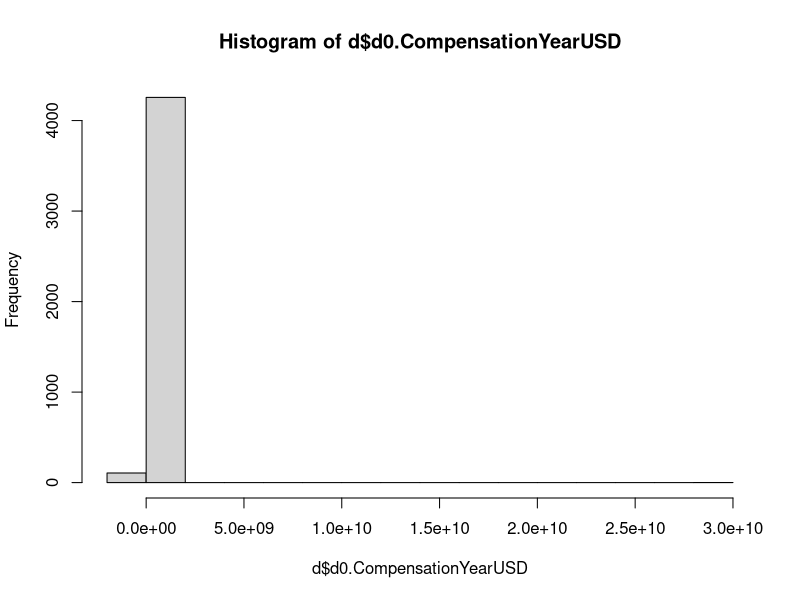
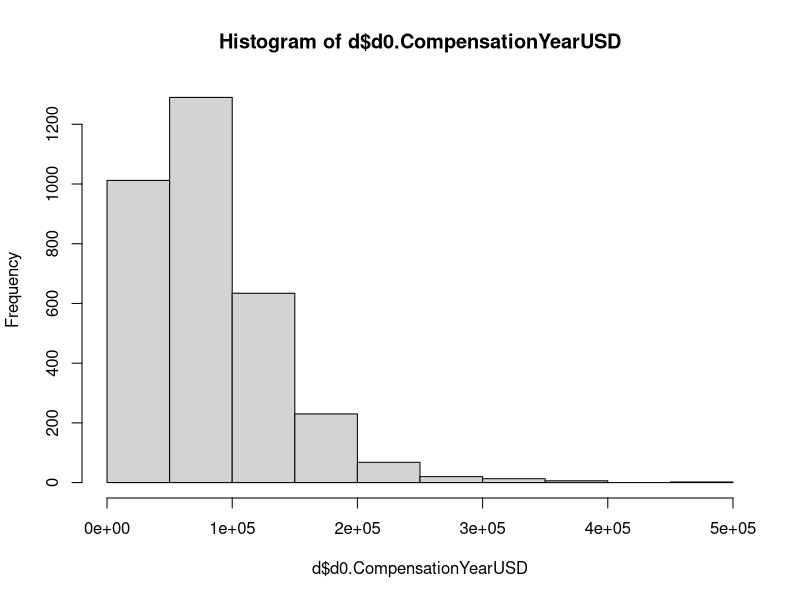

Write the R code that produced these figures, in order. (Note: this script raises an error after producing the figures.)
## ---- chunk 1
knitr::opts_chunk$set(echo = TRUE)
## ---- chunk 2
d0 <- read.csv("../Data/DataScienceData.csv")
## ---- chunk 3
d <- data.frame(d0$FormalEducation, d0$CompensationYearUSD, d0$Tenure)
d <- na.omit(d)
unique(d$d0.FormalEducation)
## ---- chunk 4
hist(d$d0.CompensationYearUSD)
max(d$d0.CompensationYearUSD)
mean(d$d0.CompensationYearUSD)
mean(d$d0.CompensationYearUSD[d$d0.FormalEducation=="Bachelor's degree"])
## ---- chunk 5
d <- d[d$d0.CompensationYearUSD < 500000,]
d <- d[d$d0.CompensationYearUSD > 20000,]
hist(d$d0.CompensationYearUSD)
## ---- chunk 6
mean(d$d0.CompensationYearUSD)
sd(d$d0.CompensationYearUSD)
mean(d$d0.CompensationYearUSD[d$d0.FormalEducation=="Bachelor's degree"])
## ---- chunk 7
unique(d$d0.FormalEducation)

"bachelor's"
bach = d[d$d0.FormalEducation=="Bachelor's degree",]
nrow(bach)
m_bachelor <- mean(bach$d0.CompensationYearUSD)
sd(bach$d0.CompensationYearUSD)

"master's"
mas = d[d$d0.FormalEducation=="Master's degree",]
nrow(mas)
m_master <- mean(mas$d0.CompensationYearUSD)
sd(mas$d0.CompensationYearUSD)

"doctorate"
doc = d[d$d0.FormalEducation=="Doctoral degree",]
nrow(doc)
m_doctor <- mean(doc$d0.CompensationYearUSD)
sd(doc$d0.CompensationYearUSD)

"professional"
prof = d[d$d0.FormalEducation=="Professional degree",]
nrow(prof)
m_professional <- mean(prof$d0.CompensationYearUSD)
sd(prof$d0.CompensationYearUSD)


groupmeans = c(m_bachelor, m_master, m_doctor, m_professional)
groupmeans
## ---- chunk 8
d <- d[d$d0.FormalEducation != "I did not complete any formal education past high school",]
d <- d[d$d0.FormalEducation != "Some college/university study without earning a bachelor's degree",]
d <- d[d$d0.FormalEducation != "I prefer not to answer",]

## ---- chunk 9
set.seed(3)
n = 700
n2 = 1530
n3 = 800

m1 = 50000
m2 = 60000
m3 = 70000

s1 = 50000
s2 = 55000
s3 = 60000

reps=1000
pvalues=data.frame(p12=rep(NA,reps),p13=rep(NA,reps),p23=rep(NA,reps))
for(i in 1:reps){
  x1=rnorm(n,m1,s1)
  x2=rnorm(n2,m2,s2)
  x3=rnorm(n3,m3,s3)
  pvalues$p12[i]=t.test(x1,x2,var.equal=F)$p.value
  pvalues$p13[i]=t.test(x1,x3,var.equal=F)$p.value
  pvalues$p23[i]=t.test(x2,x3,var.equal=F)$p.value
}

# This creates a dataframe with a TRUE or FALSE value for each pairwise test indicating if it rejected
# as well as a column indicating if any one test rejected
reject = data.frame(pvalues < 0.05, any.rejection=apply(pvalues<0.05, 1, any))

# This calculates the mean TRUE entries in each column (proportion of rejections) and shows a given number of decimal places for the results
results = apply(reject,2,mean)
dec = 5
format(round(results, dec), nsmall=dec)
## ---- chunk 10
prof = prof$d0.CompensationYearUSD
bach = bach$d0.CompensationYearUSD
mas = mas$d0.CompensationYearUSD
doc = doc$d0.CompensationYearUSD
## ---- chunk 11


pvalues=data.frame(Prof_v_BS=NA, BS_v_MS=NA, BS_v_PhD=NA, MS_v_PhD=NA, MS_v_Prof=NA, Prof_v_PhD=NA)
pvalues$Prof_v_BS=t.test(prof, bach, var.equal=F)$p.value
pvalues$BS_v_MS=t.test(bach,mas,var.equal=F)$p.value
pvalues$BS_v_PhD=t.test(bach,doc,var.equal=F)$p.value
pvalues$MS_v_PhD=t.test(mas, doc, var.equal=F)$p.value
pvalues$MS_v_Prof=t.test(mas, prof, var.equal=F)$p.value
pvalues$Prof_v_PhD=t.test(prof, doc, var.equal=F)$p.value

grid.table(pvalues)
## ---- chunk 12
groupmeans
anovaP <- power.anova.test(groups = 4, 
between.var = var(c(50000, 60000, 55000, 70000)), within.var = 50000^2, 
power=NULL,sig.level=0.05,n=c(700, 1500, 800, 100))

anovaP
## ---- chunk 13
d$d0.FormalEducation <- ordered(d$d0.FormalEducation,
                         levels = c("Professional degree", "Bachelor's degree", "Master's degree", "Doctoral degree"))
## ---- chunk 14
summary(aov(d$d0.CompensationYearUSD ~ d$d0.FormalEducation, data = d))
## ---- chunk 15
ggplot(d) +
  ggtitle("Distributions of Salary per Education Group") +
  xlab("Salary in USD") +
  labs(fill= "Salary in USD", color="Salary in USD") +
  geom_density(aes(x=d$d0.CompensationYearUSD, fill=d$d0.FormalEducation, color=d$d0.FormalEducation), alpha=0.3) +
  scale_x_continuous(labels=dollar) 
## ---- chunk 16
summary(lm(d$d0.CompensationYearUSD ~ factor(d$d0.FormalEducation), data=d))
## ---- chunk 17
ggplot(d, aes(x=d0.FormalEducation, y=d0.CompensationYearUSD)) + 
  ggtitle("Salary by Education Level") +
  xlab("Education Level") +
  ylab("Salary in USD") +
  geom_point() +
  geom_abline(intercept=47806.58, slope = 17939) +
  scale_y_continuous(labels=dollar)
